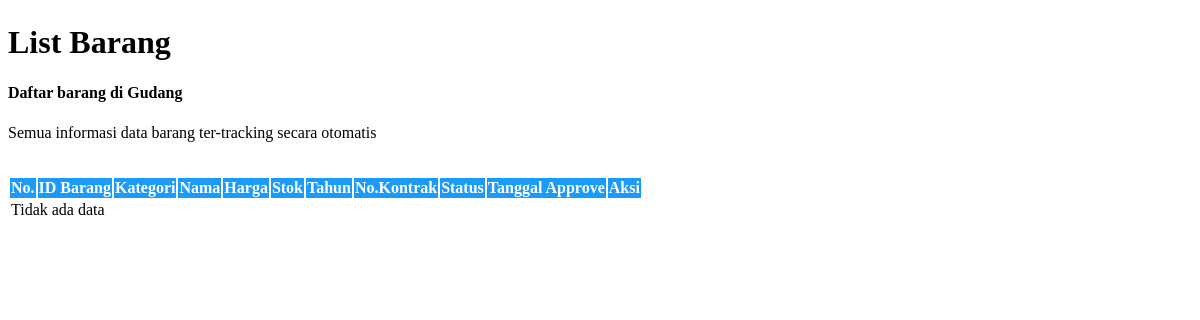
The page /disbekal/databarang.php on the database as committed earlier.
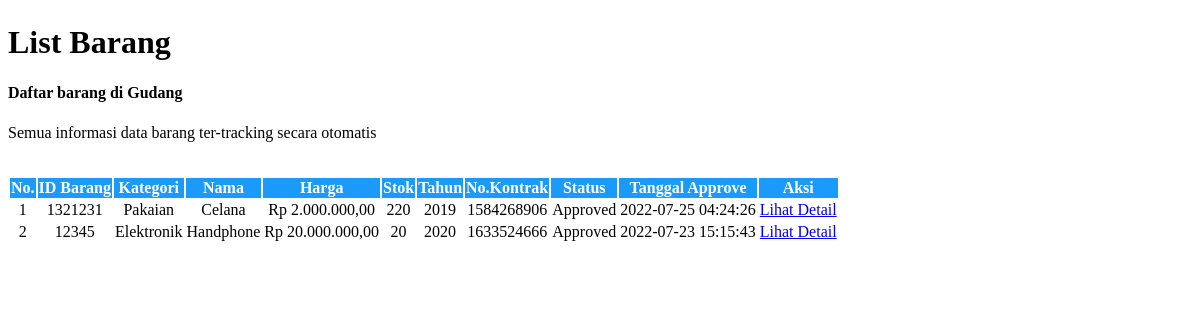
The same page on the database as committed later.
### tables this page shows
CREATE TABLE `barang` (
  `id_barang` varchar(11) NOT NULL,
  `id_komoditi` int(11) NOT NULL,
  `nama_barang` varchar(250) NOT NULL,
  `id_admin` int(11) NOT NULL,
  `harga_barang` int(11) NOT NULL,
  `jumlah_barang` int(11) NOT NULL,
  `tahun_produksi` int(11) NOT NULL,
  `no_kontrak` int(11) NOT NULL,
  `status_barang` bit(1) NOT NULL,
  `created_at` timestamp NOT NULL DEFAULT current_timestamp(),
  `deleted_at` timestamp NOT NULL DEFAULT current_timestamp() ON UPDATE current_timestamp(),
  `updated_at` timestamp NOT NULL DEFAULT current_timestamp() ON UPDATE current_timestamp()
);

CREATE TABLE `komoditi` (
  `id_komoditi` int(11) NOT NULL,
  `jenis_komoditi` varchar(50) NOT NULL
);

### helper.php (called while the page is built, shortened)
<?php
    function rupiah($angka){
        $hasil_rupiah = "Rp " . number_format($angka,2,',','.');
        return $hasil_rupiah;
    }
?>

### disbekal/databarang.php (the view, shortened to what this page needs)
<?php
include_once('helper.php');
?>
<body>
    <div class="page-wrapper">
        <div class="container-fluid">
            <div class="row">
                <div class="col-12">
                    <h1 text-align="center" style="margin:2% 0% 2% 0%;">List Barang</h1>
                    <div class="card">
                        <div class="card-body">
                            <div class="table-responsive">
                                <h4>Daftar barang di Gudang</h4>
                                <p>Semua informasi data barang ter-tracking secara otomatis</p>
                                <a href="<?php echo BASE_URL."index.php?page=disbekal/detail_barang.php" ?>" class="btn btn-info" style="margin:5px 0px 15px 0px;color:white;">Lihat detail barang</a>
                                <table class="table mb-0 table-hover align-middle text-nowrap">
                                    <thead style="background-color:#1a9bfc;">
                                        <tr>
                                            <th style="color:white; text-align:center;">No.</th>
                                            <th style="color:white; text-align:center;">ID Barang</th>
                                            <th style="color:white; text-align:center;">Kategori</th>
                                            <th style="color:white; text-align:center;">Nama</th>
                                            <th style="color:white; text-align:center;">Harga</th>
                                            <th style="color:white; text-align:center;">Stok</th>
                                            <th style="color:white; text-align:center;">Tahun</th>
                                            <th style="color:white; text-align:center;">No.Kontrak</th>
                                            <th style="color:white; text-align:center;">Status</th>
                                            <th style="color:white; text-align:center;">Tanggal Approve</th>
                                            <th style="color:white; text-align:center;">Aksi</th>
                                        </tr>
                                    </thead>
                                    <tbody>
                                        <?php
                                            include 'database.php';
                                            $no = 1;
                                            $sql = mysqli_query($koneksi,"SELECT * FROM barang LEFT JOIN komoditi USING(id_komoditi) ORDER BY created_at DESC");
                                            if (mysqli_num_rows($sql) > 0 ) {
                                            while ($row = mysqli_fetch_array($sql)){
                                        ?>
                                            <tr>
                                            <td style="text-align:center"><?php echo $no++ ?></td>
                                            <td style="text-align:center"><?php echo $row['id_barang']?></td>
                                            <td style="text-align:center"><?php echo $row['jenis_komoditi']?></td>
                                            <td style="text-align:center"><?php echo $row['nama_barang']?></td>
                                            <td style="text-align:center"><?php echo rupiah($row['harga_barang'])?></td>
                                            <td style="text-align:center"><?php echo $row['jumlah_barang']?></td>
                                            <td style="text-align:center"><?php echo $row['tahun_produksi']?></td>
                                            <td style="text-align:center"><?php echo $row['no_kontrak']?></td>
                                            <td style="text-align:center"><?php echo ($row['status_barang'] == 0)?'Pending':'Approved'; ?></td>
                                            <td style="text-align:center"><?php echo $row['created_at']?></td>
                                            <td><a href="#" class="btn btn-success">Lihat Detail</a></td>
                                            </tr>
                                        <?php }
                                        }else { ?>
                                            <tr>
                                                <td colspan="9">Tidak ada data</td>
                                            </tr>
                                        <?php } ?>
                                    </tbody>
                                </table>
                            </div>
                        </div>
                    </div>
                </div>
            </div>
        </div>
    </div>
</body>
</html>

Rows that differ between the two databases and show on the page:
added barang: id_barang "1321231", id_komoditi.jenis_komoditi "Pakaian", nama_barang "Celana", harga_barang "Rp 2.000.000,00", jumlah_barang "220", tahun_produksi "2019", no_kontrak "1584268906", status_barang "Approved", created_at "2022-07-25 04:24:26"
added barang: id_barang "12345", id_komoditi.jenis_komoditi "Elektronik", nama_barang "Handphone", harga_barang "Rp 20.000.000,00", jumlah_barang "20", tahun_produksi "2020", no_kontrak "1633524666", status_barang "Approved", created_at "2022-07-23 15:15:43"
Other text that changed with them:
text no longer shown: "Tidak ada data"
